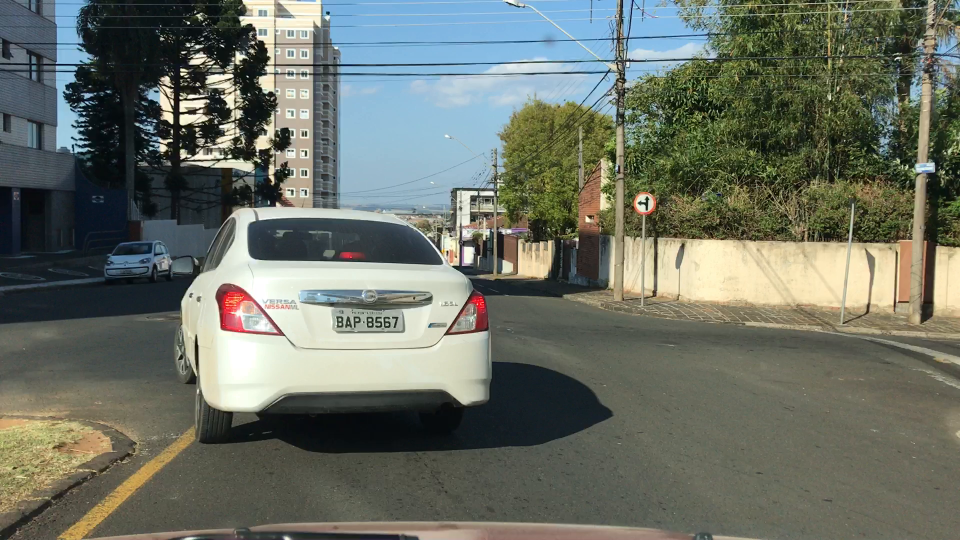
#> input picture code/track2.png, 1920 x 1080 px (shown at 1/2 size)
$ python lsd.py
#> lines starting #> are read from the running program, lines starting #| are printed output that depends on the picture
import cv2
import numpy as np
import math

def auto_canny(image, sigma=0.33):
  # compute the median of the single channel pixel intensities
  v = np.median(image)

  # apply automatic Canny edge detection using the computed median
  lower = int(max(0, (1.0 - sigma) * v))
  upper = int(min(255, (1.0 + sigma) * v))
  edged = cv2.Canny(image, lower, upper)
  return edged

# this returns in degrees
def horizontal_angle(line):
    return 0 if line[2]-line[0] == 0 else abs(math.degrees(math.atan(((line[3]-line[1])/(line[2]-line[0])))))

img = cv2.imread('track2.png', 0)
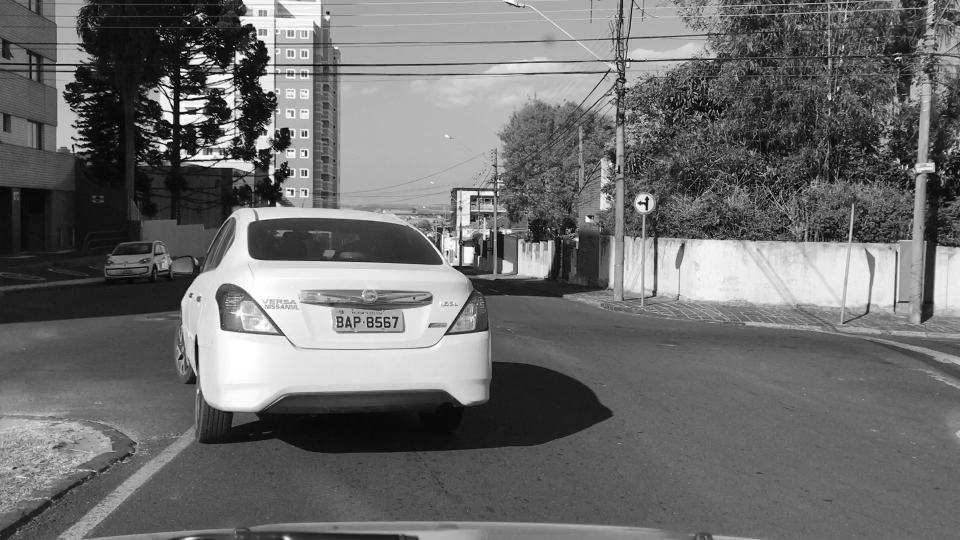
#> img: shape (1080, 1920) (shown at 1/2 size); min 0, max 255, mean 108.8

canny = auto_canny(img.copy())
#> in auto_canny, `v = np.median(image)`: v = 99
#> in auto_canny, `lower = int(max(0, (1.0 - sigma) * v))`: lower = 66
#> in auto_canny, `upper = int(min(255, (1.0 + sigma) * v))`: upper = 131
#> in auto_canny, `edged = cv2.Canny(image, lower, upper)`:
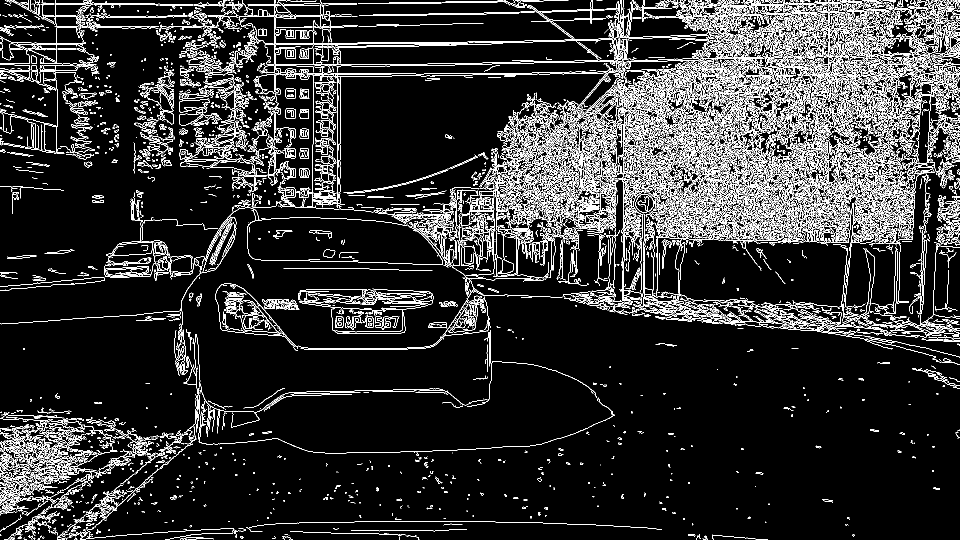
#> edged: shape (1080, 1920) (shown at 1/2 size); 11.6% white in thin lines or dots
lsd = cv2.createLineSegmentDetector(cv2.LSD_REFINE_STD, 1)
lines = lsd.detect(img)
drawn_img = lsd.drawSegments(np.zeros((1080, 1920, 3), np.uint8), lines[0])
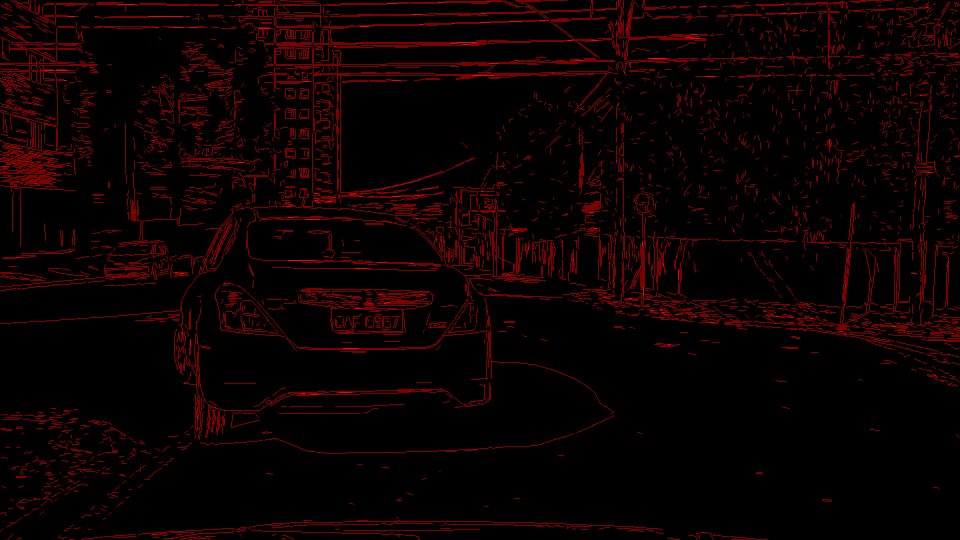
#> drawn_img: shape (1080, 1920, 3) (shown at 1/2 size); mean of channels 0, 1, 2 0, 0, 12.4; drawn as B, G, R


cv2.imshow('image3', drawn_img)
cv2.waitKey(0)
cv2.destroyAllWindows()

$ run again, with code/track1.png copied over code/track2.png
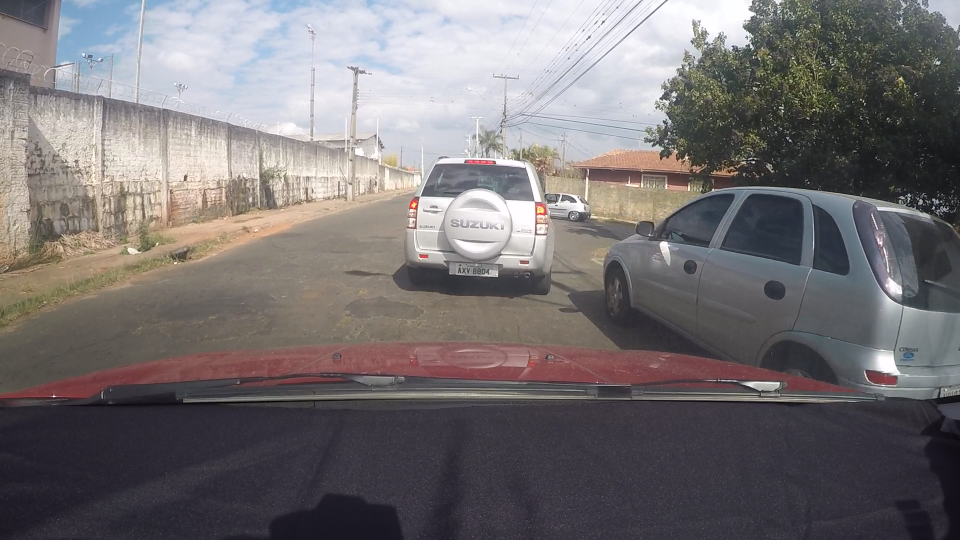
#> input picture code/track1.png, 1920 x 1080 px (shown at 1/2 size)
#> v = 98
#> lower = 65
#> upper = 130
#> in auto_canny, `edged = cv2.Canny(image, lower, upper)`:
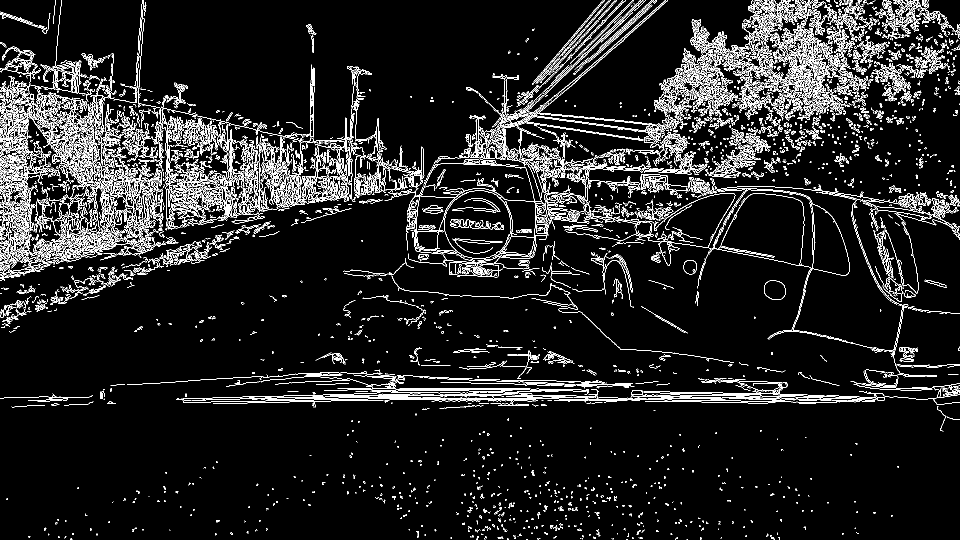
#> edged: shape (1080, 1920) (shown at 1/2 size); 8.2% white in thin lines or dots
#> `drawn_img = lsd.drawSegments(np.zeros((1080, 1920, 3), np.uint8), line..`:
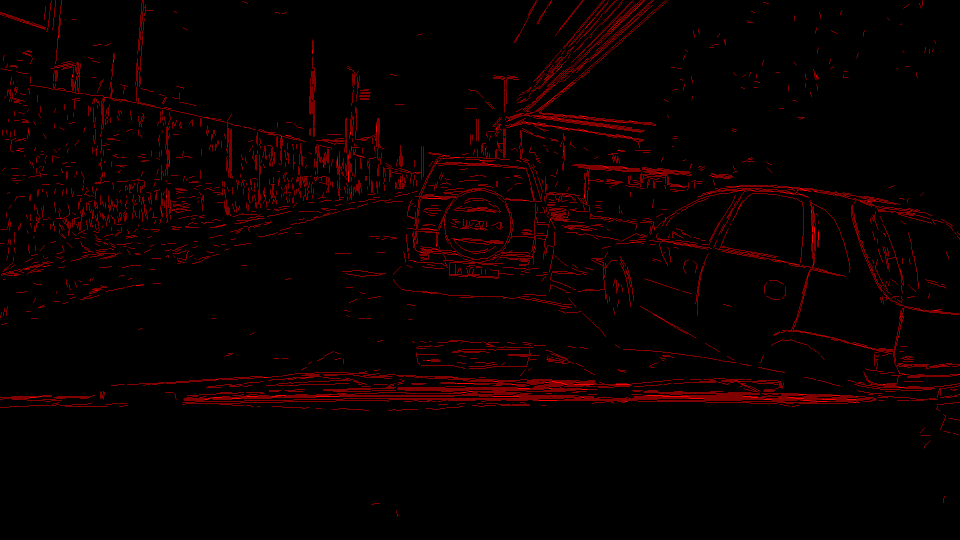
#> drawn_img: shape (1080, 1920, 3) (shown at 1/2 size); mean of channels 0, 1, 2 0, 0, 9.2; drawn as B, G, R

$ run again, with code/track3.png copied over code/track2.png
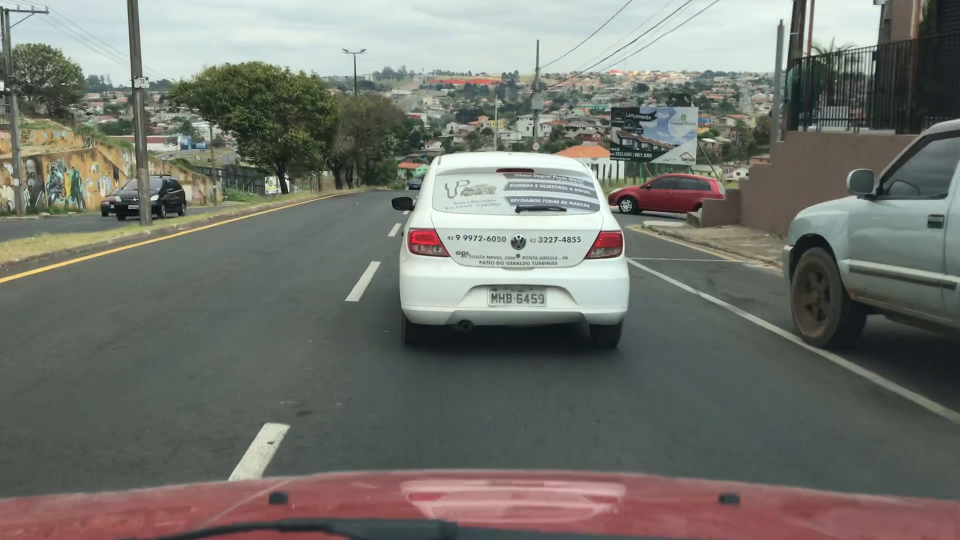
#> input picture code/track3.png, 1920 x 1080 px (shown at 1/2 size)
#> v = 96
#> lower = 64
#> upper = 127
#> in auto_canny, `edged = cv2.Canny(image, lower, upper)`:
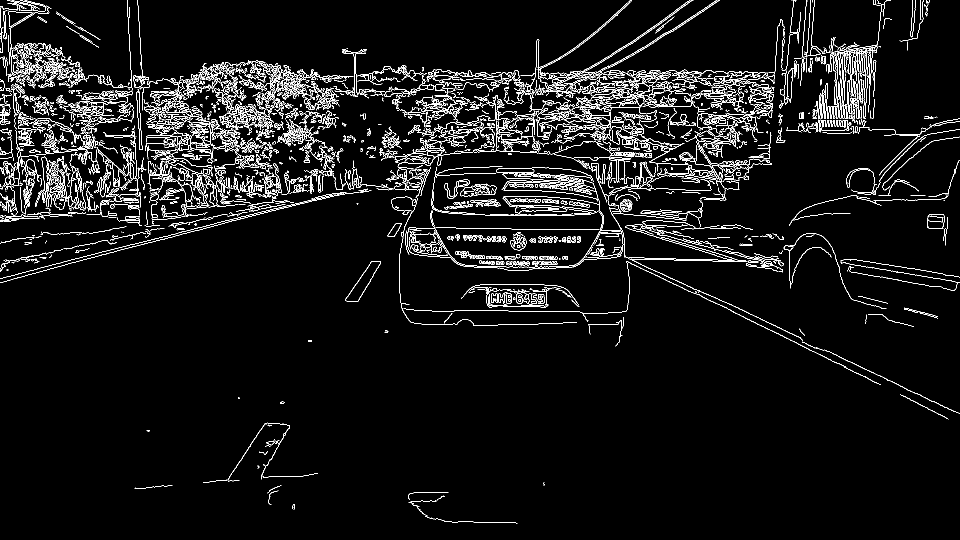
#> edged: shape (1080, 1920) (shown at 1/2 size); 5.4% white in thin lines or dots
#> `drawn_img = lsd.drawSegments(np.zeros((1080, 1920, 3), np.uint8), line..`:
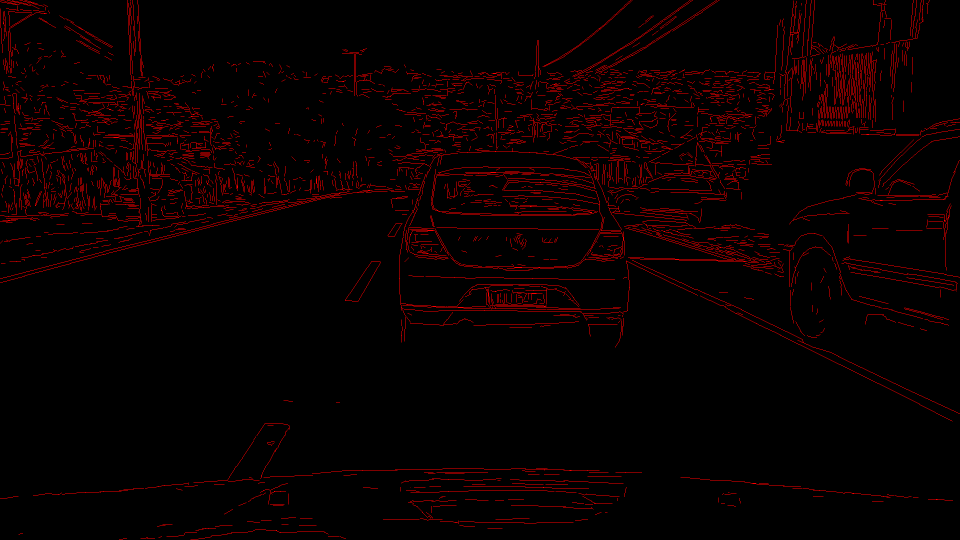
#> drawn_img: shape (1080, 1920, 3) (shown at 1/2 size); mean of channels 0, 1, 2 0, 0, 9; drawn as B, G, R
